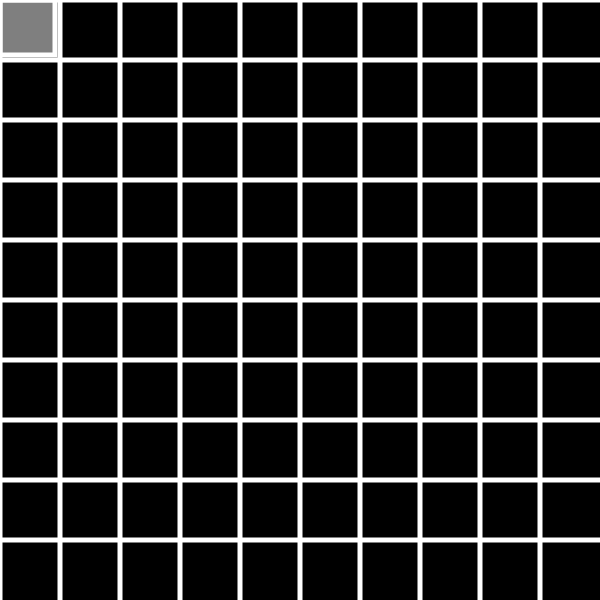
Frame 1 (no input)
Frame 60 (no input): identical to frame 1, image omitted
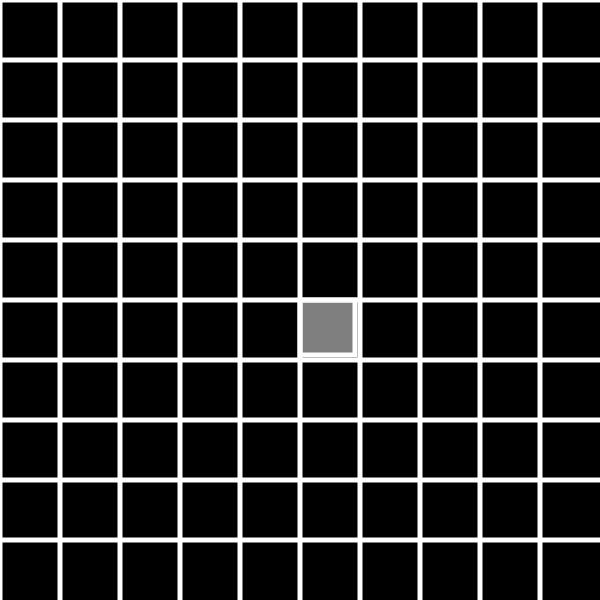
Frame 120 (the mouse pressed at the canvas centre since frame 60)

The p5.js sketch that drew these frames (run headless with seeded random() and noise() and a simulated clock; from frame 60 on, the mouse is pressed at the canvas centre):

// p5.js sketch
// ── sketch.js


var numRows = 10;
var numColumns = 10;

var widthBetween;
var lengthBetween;

var isPressed;

var grid = new Array(numRows + 5);

function setup(){

    createCanvas(600, 600);
    background(0);

    // Create the 2D array
    for (var i = 0; i < numRows; i++){
        grid[i] = new Array(numColumns);
    }

    for (var i = 0; i<numRows;i++){
        for (var j=0;j<numColumns;j++){
            grid[i][j] = false;
        }
    }
}

function draw(){

    background(0);
    // Draw the grid lines
    drawGrid();

    drawHover("hover", getHoveredCellX(), getHoveredCellY());

    if (isPressed){
        if (grid[getHoveredCellX()][getHoveredCellY()]){ // D R Y
            grid[getHoveredCellX()][getHoveredCellY()] = false;
        }
        else {
            grid[getHoveredCellX()][getHoveredCellY()] = true;
        }
    }

    isPressed = false;

    

    

}

// make it object oriented later

function drawGrid(){
    stroke(255);
    strokeWeight(5);

    widthBetween = 600/numRows;
    let a = 0;

    for (var i = 0; i<numRows; i++){
        line(0, a, 600, a)

        a += widthBetween;
    }

    lengthBetween = 600/numColumns;
    a = 0;

    for (var i = 0; i<numColumns;i++){
        line(a,0,a,600);

        a += lengthBetween;
    }

    fill(255);
    for (var i = 0; i<numRows; i++){
        for (var j = 0; j<numColumns; j++){
            if (grid[i][j]){
            rect(i*widthBetween, j*lengthBetween, widthBetween - 5, lengthBetween - 5);
            }
        }

    }



    

}

function drawHover(state, posX, posY){

    fill(0);


    if (state == "hover"){
        fill(255,255,255,127);
    }


    rect(posX*widthBetween, posY*lengthBetween, widthBetween - 5, lengthBetween - 5);

    
}

function getHoveredCellX(){
    return floor(mouseX / widthBetween);
}

function getHoveredCellY(){
    return floor(mouseY / lengthBetween);
}


function mouseClicked() {
    isPressed = true;
}
